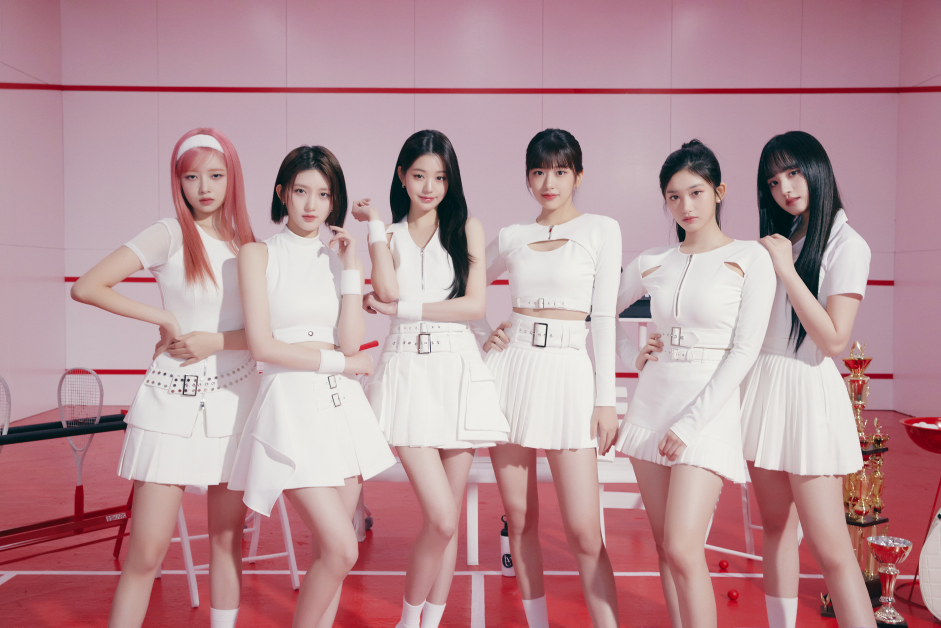
#> input picture OpencvPython_face_detection/Resource/IVE_all.jpg, 2823 x 1882 px (shown at 1/3 size)
$ python face-detection.py
#> lines starting #> are read from the running program, lines starting #| are printed output that depends on the picture; after the words box and inside, x2 and y2 are one past the last pixel; in counts of white or black regions, pixels touching at a corner belong together
import cv2

# use the haarcascade_frontalface_default.xml file
faceCascade = cv2.CascadeClassifier("Resource/haarcascade_frontalface_default.xml")
img = cv2.imread("Resource/IVE_all.jpg")
#> img is the input picture: shape (1882, 2823, 3); mean B, G, R 153.4, 147.5, 184.6
img = cv2.resize(img, (847, 564))
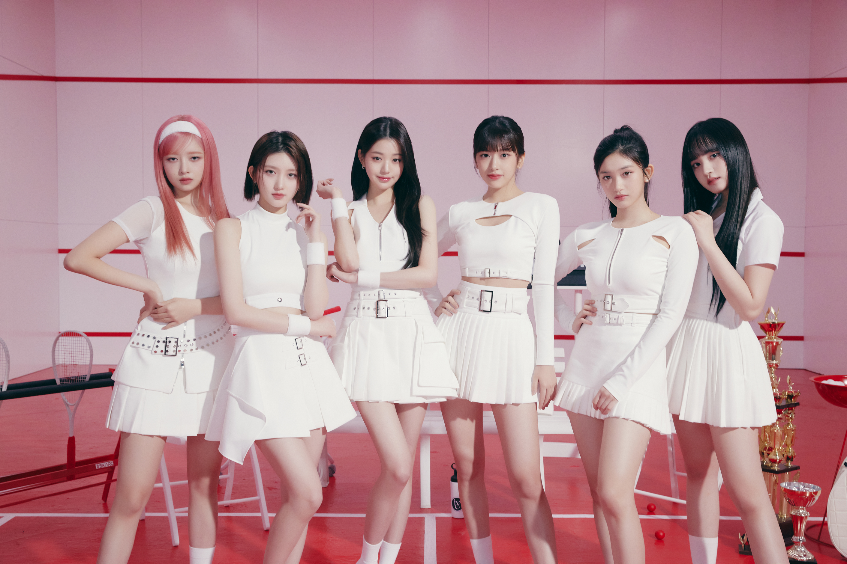
#> img: shape (564, 847, 3); mean B, G, R 153.3, 147.4, 184.5
# convert to grayscale
imgGray = cv2.cvtColor(img, cv2.COLOR_BGR2GRAY)
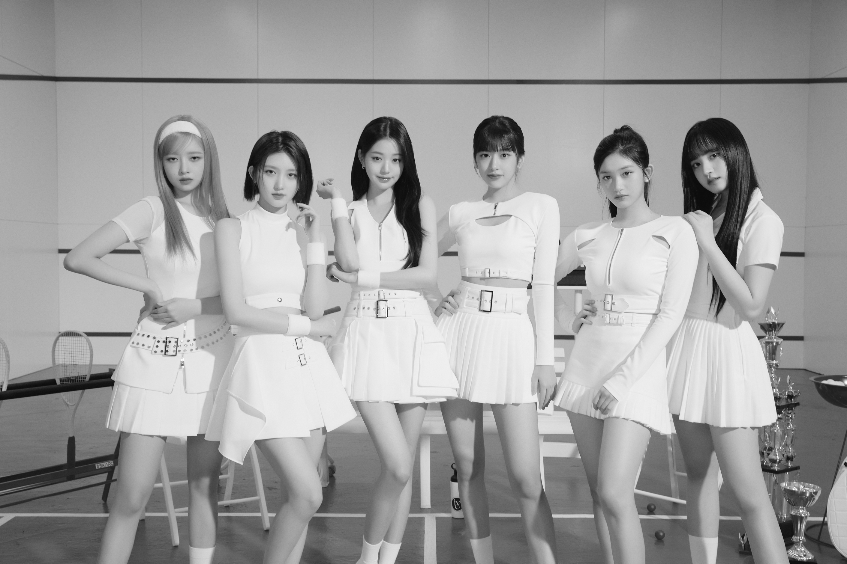
#> imgGray: shape (564, 847); min 11, max 254, mean 159.1

# detect faces scale factor = 1.1(1.1~1.5), minNeighbors = 4(3~6)
faces = faceCascade.detectMultiScale(imgGray, 1.1, 4)
#> faces = [[360, 140, 50, 50], [253, 153, 54, 54], [468, 133, 57, 57], [157, 138, 56, 56], [590, 153, 58, 58]]

# draw rectangle around the face
for (x, y, w, h) in faces:
    cv2.rectangle(img, (x,y), (x+w, y+h), (255, 0, 0), 2)
#> this loop made 5 passes
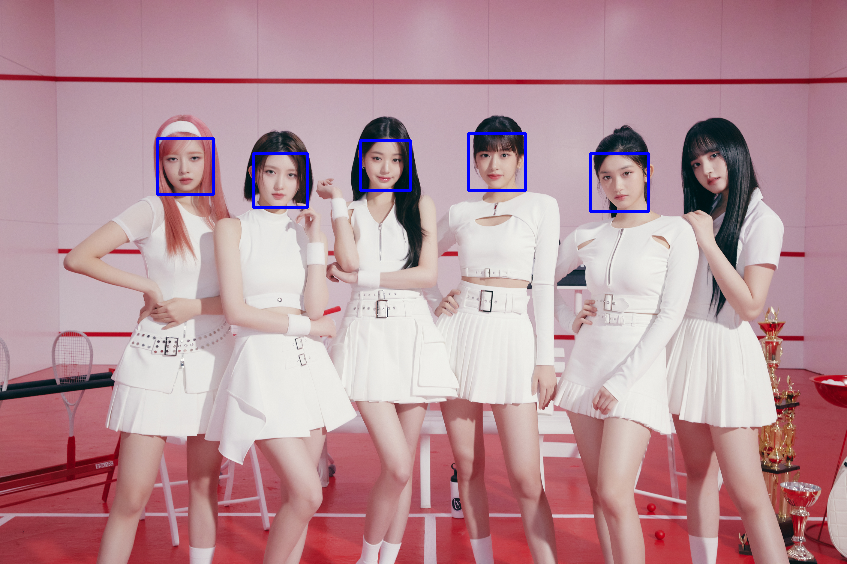
#> img: shape (564, 847, 3); 0.69% of pixels changed, all inside (x1, y1, x2, y2) = (156, 132, 650, 213)

cv2.imshow("img", img)
cv2.waitKey(0)

$ run again, with OpencvPython_face_detection/Resource/IVE.jpg copied over OpencvPython_face_detection/Resource/IVE_all.jpg
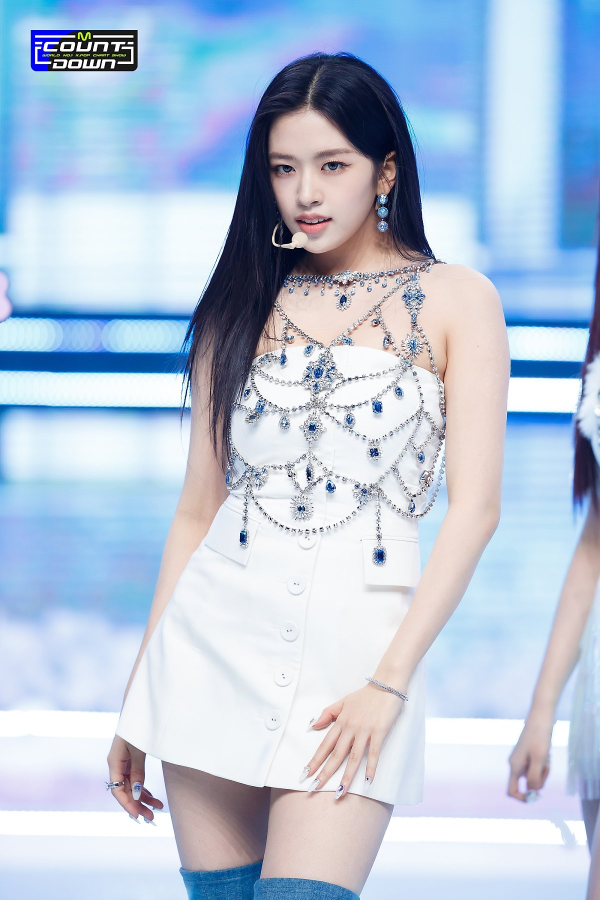
#> input picture OpencvPython_face_detection/Resource/IVE.jpg, 1200 x 1800 px (shown at 1/2 size)
#> img is the input picture: shape (1800, 1200, 3); mean B, G, R 217.2, 197.3, 181.5
#> `imgGray = cv2.cvtColor(img, cv2.COLOR_BGR2GRAY)`:
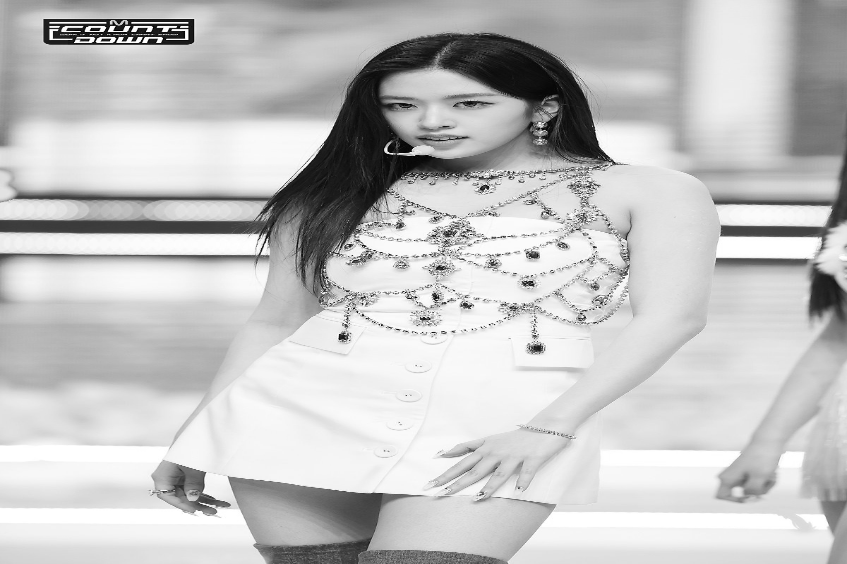
#> imgGray: shape (564, 847); min 0, max 255, mean 194.8
#> faces = [[384, 67, 95, 95]]
#> the loop `for (x, y, w, h) in faces:` made 1 pass
#> after the loop `for (x, y, w, h) in faces:`:
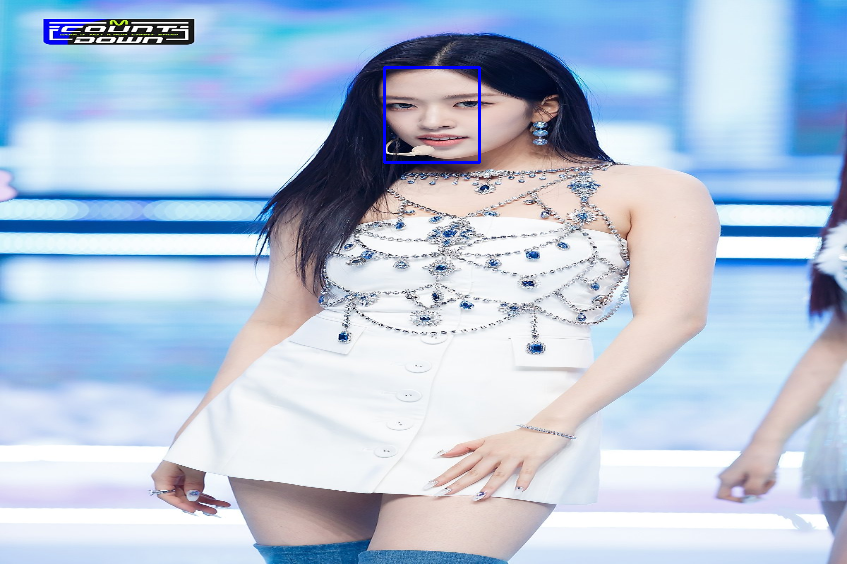
#> img: shape (564, 847, 3); mean B, G, R 217.6, 197.1, 181.2
